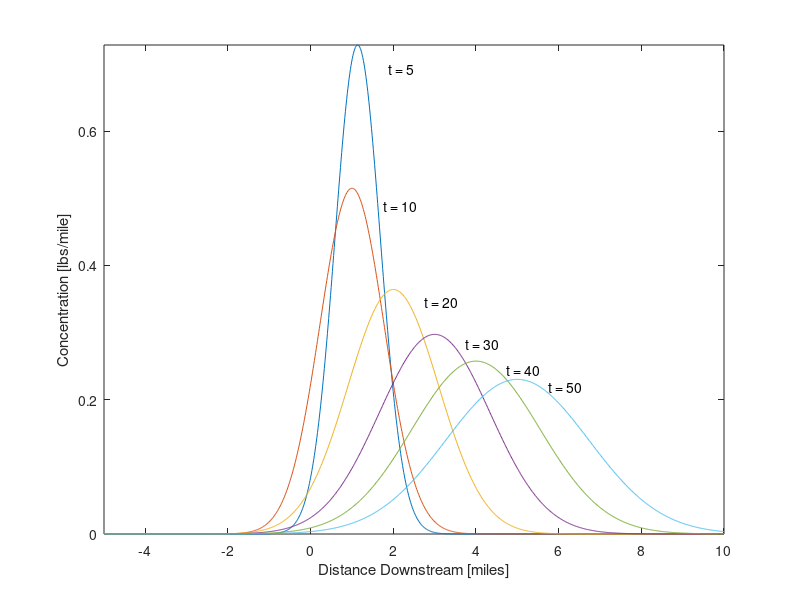

Recreate this plot in MATLAB.
T = 4;                       % Tidal period (hours)
U0 = 0.1;                    % Mean velocity (miles/hour)
U1 = 1;                      % Fluxuating velocity amplitude (miles/hour)
M = 1;                       % Initial mass of polutant (lbs)
D = 0.03;                    % Diffusion coefficient (miles^2/hour)
x = linspace(-5,10,1000);    % Range of time values for plot data
t = [5 10:10:50];
%t = [1:.1:50];

C = zeros(length(t),length(x));
xpeak = linspace(0,0,length(t));
ypeak = xpeak;

for i=1:length(t)
	%xp = x - (U0 + U1*cos(2*pi*t(i)/T))*t(i);
	xp = x - (U0*t(i) + U1 * T / (2 * pi) * sin(2 * pi * t(i) / T));
	C(i,:) = M / sqrt(4*pi*D*t(i)) .* exp(-xp.^2/(4*D*t(i)));
	plot(x,C(i,:))
	xpeak(i) = x(C(i,:) == max(C(i,:)));
	ypeak(i) = .95*max(C(i,:));
	text(xpeak(i)+.05*range(x),...
		ypeak(i),['t = ', num2str(t(i))])
	hold all
end
%plot(xpeak,ypeak)

axis([min(x) max(x) 0 max(max(C))])

xlabel('Distance Downstream [miles]');
ylabel('Concentration [lbs/mile]'); 
	
print('-r600','-depsc','lprofs.eps')